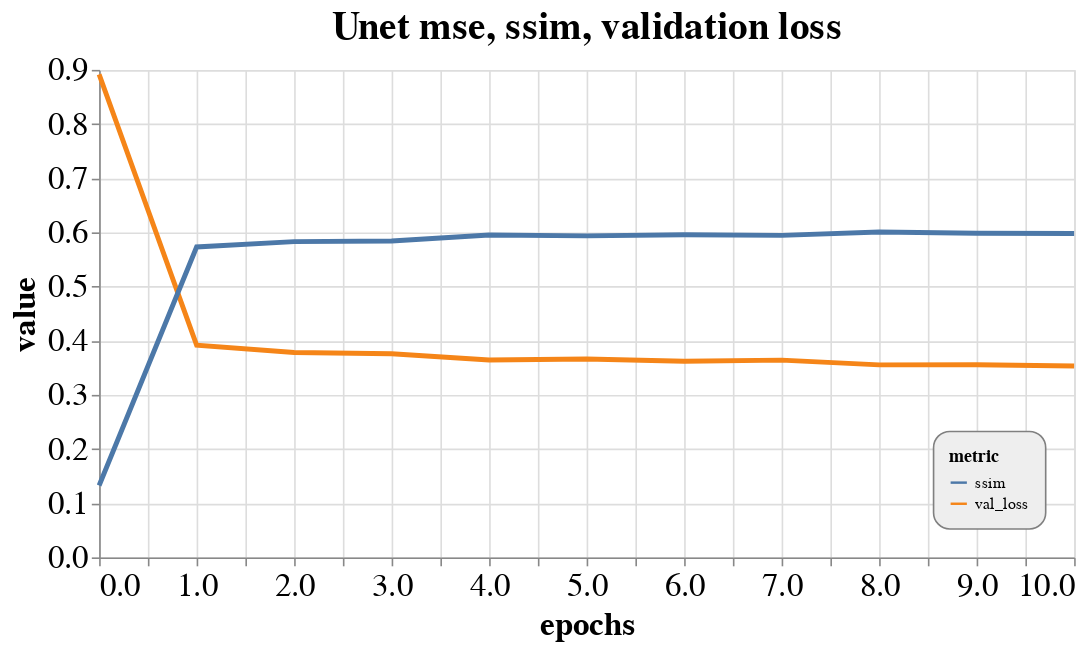

Notebook cell for this chart:
### Code cell
metrics_chart(unet_metrics, "Unet mse, ssim, validation loss")

### Figure 1 — Vega-Lite specification as saved in the notebook (floating-point values rounded to 4 significant figures)
{"config": {"view": {"continuousWidth": 400, "continuousHeight": 300}, "axis": {"labelFontSize": 20, "titleFontSize": 20}, "legend": {"cornerRadius": 10, "fillColor": "#EEEEEE", "orient": "bottom-right", "padding": 10, "strokeColor": "gray"}, "title": {"fontSize": 24}}, "data": {"name": "data-ef9ed9e8f1cc2c9f96aec96b236fbed1"}, "mark": {"type": "line", "strokeWidth": 3.0}, "encoding": {"color": {"type": "nominal", "field": "metric"}, "x": {"type": "quantitative", "field": "epochs"}, "y": {"type": "quantitative", "field": "value"}}, "height": 300, "resolve": {"scale": {"color": "independent"}}, "title": "Unet mse, ssim, validation loss", "width": 600, "$schema": "https://vega.github.io/schema/vega-lite/v4.8.1.json", "datasets": {"data-ef9ed9e8f1cc2c9f96aec96b236fbed1": [{"epochs": 0, "metric": "val_loss", "value": 0.8918}, {"epochs": 1, "metric": "val_loss", "value": 0.3919}, {"epochs": 2, "metric": "val_loss", "value": 0.3783}, {"epochs": 3, "metric": "val_loss", "value": 0.3759}, {"epochs": 4, "metric": "val_loss", "value": 0.3644}, {"epochs": 5, "metric": "val_loss", "value": 0.3661}, {"epochs": 6, "metric": "val_loss", "value": 0.3622}, {"epochs": 7, "metric": "val_loss", "value": 0.3642}, {"epochs": 8, "metric": "val_loss", "value": 0.3554}, {"epochs": 9, "metric": "val_loss", "value": 0.3556}, {"epochs": 10, "metric": "val_loss", "value": 0.3534}, {"epochs": 0, "metric": "ssim", "value": 0.1328}, {"epochs": 1, "metric": "ssim", "value": 0.5731}, {"epochs": 2, "metric": "ssim", "value": 0.5828}, {"epochs": 3, "metric": "ssim", "value": 0.5841}, {"epochs": 4, "metric": "ssim", "value": 0.5952}, {"epochs": 5, "metric": "ssim", "value": 0.5934}, {"epochs": 6, "metric": "ssim", "value": 0.5956}, {"epochs": 7, "metric": "ssim", "value": 0.5945}, {"epochs": 8, "metric": "ssim", "value": 0.6006}, {"epochs": 9, "metric": "ssim", "value": 0.5984}, {"epochs": 10, "metric": "ssim", "value": 0.598}]}}
